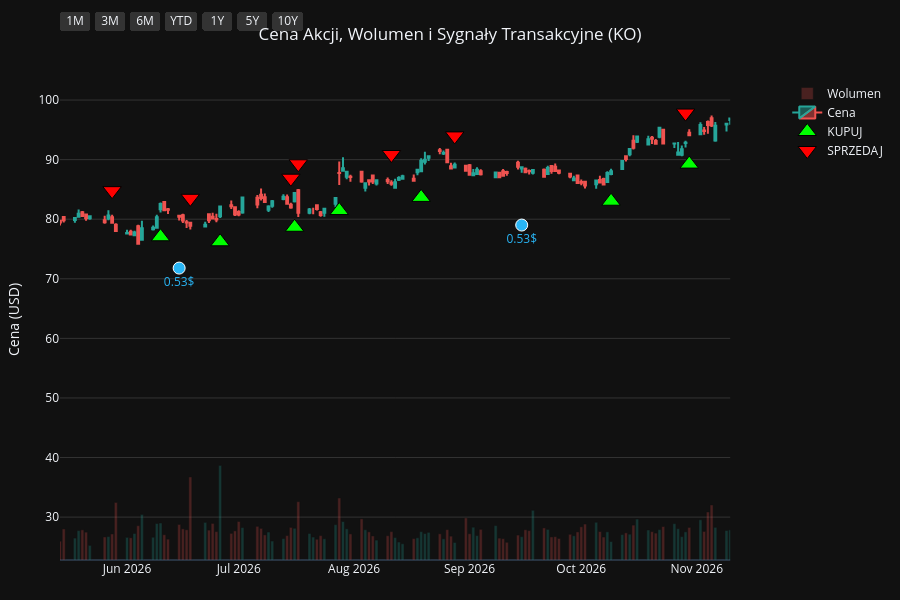
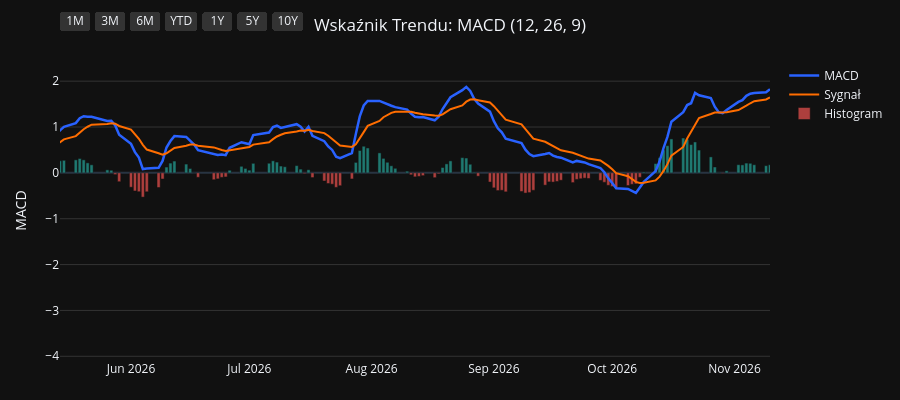
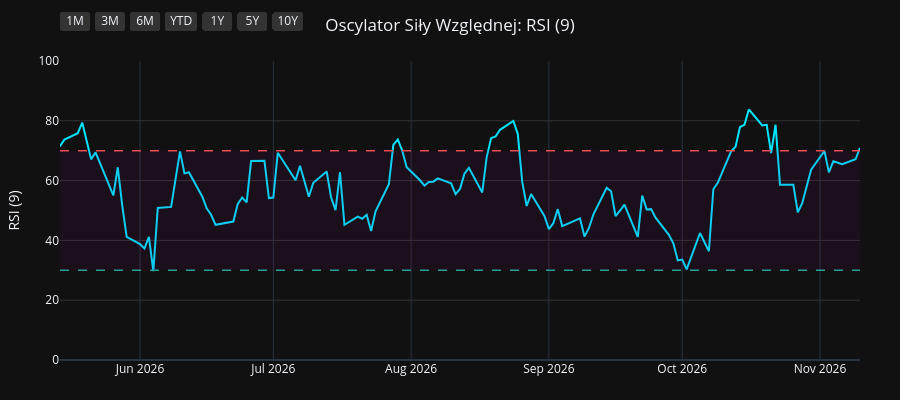
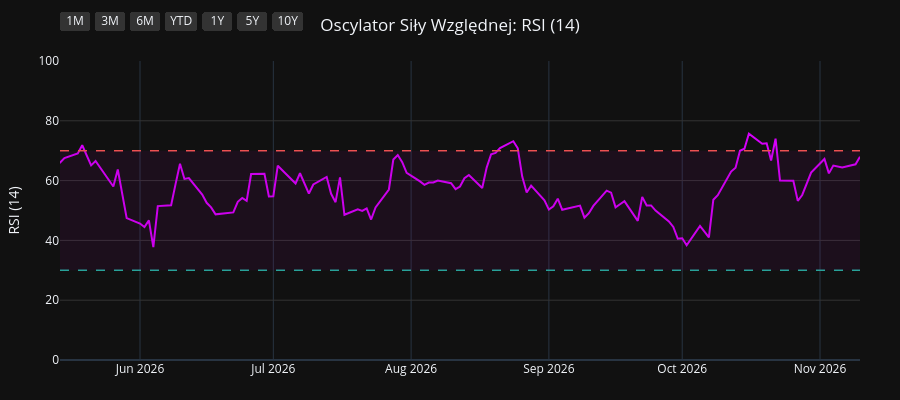

Notebook code for these charts, in order:
### Code cell
import os
import yfinance as yf
import pandas as pd
import pandas_ta as ta
import plotly.graph_objects as go
from plotly.subplots import make_subplots

# 1. Pobranie i przygotowanie danych
symbol = os.environ.get("STOCK_TICKER", "").strip().upper()
if not symbol:
    raise RuntimeError("Set STOCK_TICKER before running price_extractor.ipynb")
df = yf.Ticker(symbol).history(period="10y")
df.index = df.index.tz_localize(None)

# Wskaźniki i sygnały
df.ta.macd(fast=12, slow=26, signal=9, append=True)
df.ta.rsi(length=9, append=True)
df.ta.rsi(length=14, append=True)
df.ta.rsi(length=21, append=True)
df.dropna(inplace=True)

macd = df['MACD_12_26_9']
signal = df['MACDs_12_26_9']
wczorajszy_macd = macd.shift(1)
wczorajszy_signal = signal.shift(1)

df['Decyzja'] = 'BRAK'
df.loc[(macd > signal) & (wczorajszy_macd <= wczorajszy_signal), 'Decyzja'] = 'KUPUJ'
df.loc[(macd < signal) & (wczorajszy_macd >= wczorajszy_signal), 'Decyzja'] = 'SPRZEDAJ'

df_kupuj = df[df['Decyzja'] == 'KUPUJ']
df_sprzedaj = df[df['Decyzja'] == 'SPRZEDAJ']
df_dywidendy = df[df['Dividends'] > 0]
df_splity = df[df['Stock Splits'] > 0]

# Wspólna konfiguracja osi X
konfiguracja_osi_x = dict(
    type="date",
    showspikes=True, spikemode="across", spikesnap="cursor", spikedash="dot", spikecolor="#ffffff", spikethickness=1, hoverformat="%Y-%m-%d",
    rangeselector=dict(
        buttons=list([
            dict(count=1, label="1M", step="month", stepmode="backward"),
            dict(count=3, label="3M", step="month", stepmode="backward"),
            dict(count=6, label="6M", step="month", stepmode="backward"),
            dict(count=1, label="YTD", step="year", stepmode="todate"),
            dict(count=1, label="1Y", step="year", stepmode="backward"),
            dict(count=5, label="5Y", step="year", stepmode="backward"),
            dict(step="all", label="10Y")
        ]),
        bgcolor="#333333", activecolor="#2962ff", x=0, y=1.1
    )
)

# ==========================================
# WYKRES 1: CENA + WOLUMEN + SYGNAŁY
# ==========================================
fig1 = make_subplots(specs=[[{"secondary_y": True}]])

kolory_wolumenu = ['#26a69a' if row['Close'] >= row['Open'] else '#ef5350' for index, row in df.iterrows()]
fig1.add_trace(go.Bar(x=df.index, y=df['Volume'], marker_color=kolory_wolumenu, opacity=0.25, name='Wolumen'), secondary_y=True)
fig1.add_trace(go.Candlestick(x=df.index, open=df['Open'], high=df['High'], low=df['Low'], close=df['Close'], name='Cena', increasing_line_color='#26a69a', decreasing_line_color='#ef5350'), secondary_y=False)
fig1.add_trace(go.Scatter(x=df_kupuj.index, y=df_kupuj['Low'] * 0.95, customdata=df_kupuj[['Low', 'High']], mode='markers', marker=dict(symbol='triangle-up', size=16, color='#00ff00', line=dict(width=1, color='black')), name='KUPUJ', hovertemplate='KUPUJ<br>Najniższa: %{customdata[0]:.2f}<br>Najwyższa: %{customdata[1]:.2f}<extra></extra>'), secondary_y=False)
fig1.add_trace(go.Scatter(x=df_sprzedaj.index, y=df_sprzedaj['High'] * 1.05, customdata=df_sprzedaj[['Low', 'High']], mode='markers', marker=dict(symbol='triangle-down', size=16, color='#ff0000', line=dict(width=1, color='black')), name='SPRZEDAJ', hovertemplate='SPRZEDAJ<br>Najniższa: %{customdata[0]:.2f}<br>Najwyższa: %{customdata[1]:.2f}<extra></extra>'), secondary_y=False)

if not df_dywidendy.empty:
    fig1.add_trace(go.Scatter(x=df_dywidendy.index, y=df_dywidendy['Low'] * 0.90, mode='markers+text', marker=dict(symbol='circle', size=12, color='#29b6f6', line=dict(width=1, color='white')), text=df_dywidendy['Dividends'].apply(lambda x: f"{x}$"), textposition="bottom center", name='Dywidenda', showlegend=False, hovertemplate='Dywidenda: %{text}<extra></extra>', textfont=dict(color="#29b6f6")), secondary_y=False)
if not df_splity.empty:
                    fig1.add_trace(go.Scatter(x=df_splity.index, y=df_splity['High'], mode='markers+text', marker=dict(symbol='star', size=16, color='#ffee58', line=dict(width=1, color='black')), text=df_splity['Stock Splits'].apply(lambda x: f"{x:g}:1" if x >= 1 else f"1:{1 / x:g}"), textposition="top center", name='Split', hovertemplate='%{text}<extra></extra>', textfont=dict(color="#ffee58")), secondary_y=False)

fig1.update_layout(title=dict(text=f"Cena Akcji, Wolumen i Sygnały Transakcyjne ({symbol})", x=0.5, xanchor='center'), dragmode='pan', xaxis_rangeslider_visible=False, template='plotly_dark', height=600, hovermode='x unified', margin=dict(l=60, r=40, t=60, b=40))
fig1.update_xaxes(**konfiguracja_osi_x)
fig1.update_xaxes(range=[df.index.max() - pd.Timedelta(days=180), df.index.max()])
fig1.update_yaxes(title_text="Cena (USD)", secondary_y=False, gridcolor='#333333')
fig1.update_yaxes(range=[0, df['Volume'].max() * 4], showgrid=False, showticklabels=False, secondary_y=True)
fig1.show(config={'scrollZoom': True})

# ==========================================
# WYKRES 2: WSKAŹNIK MACD
# ==========================================
fig2 = go.Figure()
fig2.add_trace(go.Scatter(x=df.index, y=df['MACD_12_26_9'], line=dict(color='#2962ff', width=2.5), name='MACD'))
fig2.add_trace(go.Scatter(x=df.index, y=df['MACDs_12_26_9'], line=dict(color='#ff6d00', width=2), name='Sygnał'))
kolory_macd = ['#26a69a' if val >= 0 else '#ef5350' for val in df['MACDh_12_26_9']]
fig2.add_trace(go.Bar(x=df.index, y=df['MACDh_12_26_9'], marker_color=kolory_macd, name='Histogram', opacity=0.7))
fig2.update_layout(title=dict(text="Wskaźnik Trendu: MACD (12, 26, 9)", x=0.5, xanchor='center'), dragmode='pan', xaxis_rangeslider_visible=False, template='plotly_dark', height=400, hovermode='x unified', margin=dict(l=60, r=40, t=60, b=40))
fig2.update_xaxes(**konfiguracja_osi_x)
fig2.update_xaxes(range=[df.index.max() - pd.Timedelta(days=180), df.index.max()])
fig2.update_yaxes(title_text="MACD", gridcolor='#333333')
fig2.show(config={'scrollZoom': True})

# ==========================================
# WYKRES 3: OSCYLATOR RSI (9)
# ==========================================
fig3 = go.Figure()
fig3.add_trace(go.Scatter(x=df.index, y=df['RSI_9'], line=dict(color='#00e5ff', width=2), name='RSI (9)'))
fig3.add_hline(y=70, line_dash="dash", line_color="#ef5350", line_width=1.5)
fig3.add_hline(y=30, line_dash="dash", line_color="#26a69a", line_width=1.5)
fig3.add_hrect(y0=30, y1=70, line_width=0, fillcolor="purple", opacity=0.1)
fig3.update_layout(title=dict(text="Oscylator Siły Względnej: RSI (9)", x=0.5, xanchor='center'), dragmode='pan', xaxis_rangeslider_visible=False, template='plotly_dark', height=400, hovermode='x unified', margin=dict(l=60, r=40, t=60, b=40))
fig3.update_xaxes(**konfiguracja_osi_x)
fig3.update_xaxes(range=[df.index.max() - pd.Timedelta(days=180), df.index.max()])
fig3.update_yaxes(title_text="RSI (9)", range=[0, 100], gridcolor='#333333')
fig3.show(config={'scrollZoom': True})

# ==========================================
# WYKRES 4: OSCYLATOR RSI (14)
# ==========================================
fig4 = go.Figure()
fig4.add_trace(go.Scatter(x=df.index, y=df['RSI_14'], line=dict(color='#d500f9', width=2), name='RSI (14)'))
fig4.add_hline(y=70, line_dash="dash", line_color="#ef5350", line_width=1.5)
fig4.add_hline(y=30, line_dash="dash", line_color="#26a69a", line_width=1.5)
fig4.add_hrect(y0=30, y1=70, line_width=0, fillcolor="purple", opacity=0.1)
fig4.update_layout(title=dict(text="Oscylator Siły Względnej: RSI (14)", x=0.5, xanchor='center'), dragmode='pan', xaxis_rangeslider_visible=False, template='plotly_dark', height=400, hovermode='x unified', margin=dict(l=60, r=40, t=60, b=40))
fig4.update_xaxes(**konfiguracja_osi_x)
fig4.update_xaxes(range=[df.index.max() - pd.Timedelta(days=180), df.index.max()])
fig4.update_yaxes(title_text="RSI (14)", range=[0, 100], gridcolor='#333333')
fig4.show(config={'scrollZoom': True})

# ==========================================
# WYKRES 5: OSCYLATOR RSI (21)
# ==========================================
fig5 = go.Figure()
fig5.add_trace(go.Scatter(x=df.index, y=df['RSI_21'], line=dict(color='#64dd17', width=2), name='RSI (21)'))
fig5.add_hline(y=70, line_dash="dash", line_color="#ef5350", line_width=1.5)
fig5.add_hline(y=30, line_dash="dash", line_color="#26a69a", line_width=1.5)
fig5.add_hrect(y0=30, y1=70, line_width=0, fillcolor="purple", opacity=0.1)
fig5.update_layout(title=dict(text="Oscylator Siły Względnej: RSI (21)", x=0.5, xanchor='center'), dragmode='pan', xaxis_rangeslider_visible=False, template='plotly_dark', height=400, hovermode='x unified', margin=dict(l=60, r=40, t=60, b=40))
fig5.update_xaxes(**konfiguracja_osi_x)
fig5.update_xaxes(range=[df.index.max() - pd.Timedelta(days=180), df.index.max()])
fig5.update_yaxes(title_text="RSI (21)", range=[0, 100], gridcolor='#333333')
fig5.show(config={'scrollZoom': True})

### Figure 1 — Plotly figure (JSON) as saved in the notebook; plotly's stock layout.template omitted (floating-point values rounded to 4 significant figures; data arrays with more than 128 entries replaced by an {"elided": "..."} marker saying what was removed)
{"data": [{"marker": {"color": {"elided": "2479 str values"}}, "name": "Wolumen", "opacity": 0.25, "type": "bar", "x": {"elided": "2479 str values"}, "xaxis": "x", "y": {"elided": "2479 int values"}, "yaxis": "y2"}, {"close": {"elided": "2479 float values"}, "decreasing": {"line": {"color": "#ef5350"}}, "high": {"elided": "2479 float values"}, "increasing": {"line": {"color": "#26a69a"}}, "low": {"elided": "2479 float values"}, "name": "Cena", "open": {"elided": "2479 float values"}, "type": "candlestick", "x": {"elided": "2479 str values"}, "xaxis": "x", "yaxis": "y"}, {"customdata": {"elided": "103x2 float values"}, "hovertemplate": "KUPUJ<br>Najniższa: %{customdata[0]:.2f}<br>Najwyższa: %{customdata[1]:.2f}<extra></extra>", "marker": {"color": "#00ff00", "line": {"color": "black", "width": 1}, "size": 16, "symbol": "triangle-up"}, "mode": "markers", "name": "KUPUJ", "type": "scatter", "x": ["2017-01-24T00:00:00", "2017-02-07T00:00:00", "2017-02-22T00:00:00", "2017-03-28T00:00:00", "2017-04-04T00:00:00", "2017-04-12T00:00:00", "2017-04-17T00:00:00", "2017-05-04T00:00:00", "2017-05-17T00:00:00", "2017-05-22T00:00:00", "2017-07-21T00:00:00", "2017-08-15T00:00:00", "2017-09-06T00:00:00", "2017-10-10T00:00:00", "2017-11-10T00:00:00", "2017-12-04T00:00:00", "2017-12-15T00:00:00", "2018-01-05T00:00:00", "2018-03-05T00:00:00", "2018-03-28T00:00:00", "2018-05-18T00:00:00", "2018-07-03T00:00:00", "2018-09-11T00:00:00", "2018-09-28T00:00:00", "2018-10-19T00:00:00", "2019-01-14T00:00:00", "2019-03-11T00:00:00", "2019-05-16T00:00:00", "2019-05-22T00:00:00", "2019-06-04T00:00:00", "2019-06-20T00:00:00", "2019-07-23T00:00:00", "2019-08-15T00:00:00", "2019-10-18T00:00:00", "2019-10-31T00:00:00", "2019-11-19T00:00:00", "2020-01-13T00:00:00", "2020-03-30T00:00:00", "2020-05-08T00:00:00", "2020-05-20T00:00:00", "2020-07-13T00:00:00", "2020-08-12T00:00:00", "2020-08-28T00:00:00", "2020-10-09T00:00:00", "2020-10-22T00:00:00", "2020-11-09T00:00:00", "2020-12-30T00:00:00", "2021-02-02T00:00:00", "2021-04-20T00:00:00", "2021-05-27T00:00:00", "2021-07-12T00:00:00", "2021-10-07T00:00:00", "2021-12-08T00:00:00", "2022-02-08T00:00:00", "2022-02-18T00:00:00", "2022-02-25T00:00:00", "2022-03-02T00:00:00", "2022-03-21T00:00:00", "2022-05-17T00:00:00", "2022-05-27T00:00:00", "2022-06-23T00:00:00", "2022-07-27T00:00:00", "2022-08-15T00:00:00", "2022-10-13T00:00:00", "2023-01-31T00:00:00", "2023-02-13T00:00:00", "2023-02-17T00:00:00", "2023-06-13T00:00:00", "2023-07-05T00:00:00", "2023-07-14T00:00:00", "2023-09-19T00:00:00", "2023-10-17T00:00:00", "2024-01-03T00:00:00", "2024-02-02T00:00:00", "2024-02-21T00:00:00", "2024-03-13T00:00:00", "2024-04-22T00:00:00", "2024-06-05T00:00:00", "2024-06-25T00:00:00", "2024-07-16T00:00:00", "2024-08-26T00:00:00", "2024-11-21T00:00:00", "2025-01-14T00:00:00", "2025-04-01T00:00:00", "2025-04-14T00:00:00", "2025-05-20T00:00:00", "2025-06-10T00:00:00", "2025-07-01T00:00:00", "2025-08-06T00:00:00", "2025-09-30T00:00:00", "2025-11-10T00:00:00", "2026-01-12T00:00:00", "2026-02-27T00:00:00", "2026-04-02T00:00:00", "2026-04-24T00:00:00", "2026-04-28T00:00:00", "2026-06-10T00:00:00", "2026-06-26T00:00:00", "2026-07-16T00:00:00", "2026-07-28T00:00:00", "2026-08-19T00:00:00", "2026-10-09T00:00:00", "2026-10-30T00:00:00"], "xaxis": "x", "y": [29.14, 29.28, 29.09, 29.94, 30.03, 30.13, 30.33, 30.77, 30.98, 31.06, 31.93, 32.73, 32.73, 32.8, 33.24, 33.24, 33.44, 33.26, 31.59, 31.51, 30.83, 32.52, 33.92, 34.27, 34.17, 35.31, 33.89, 37.3, 36.93, 37.61, 39.23, 40.3, 40.66, 41.9, 41.44, 40.68, 42.96, 33.66, 35.1, 35.21, 35.48, 37.97, 38.3, 40.25, 40.08, 41.42, 43.32, 38.99, 43.5, 44.29, 44.2, 44.16, 44.96, 51.06, 51.27, 50.38, 51.09, 50.21, 54.18, 53.45, 51.4, 51.87, 53.36, 45.88, 51.52, 50.86, 50.56, 51.52, 52.01, 51.95, 50.47, 46.37, 52.49, 52.9, 53.43, 53.4, 52.88, 56.09, 56.67, 56.56, 62.22, 56.55, 55.49, 64.92, 64.68, 65.14, 65.44, 65.11, 63.03, 61.04, 64.26, 65.46, 75.32, 71.42, 71.47, 73.26, 77.05, 76.21, 78.65, 81.45, 83.66, 83.02, 89.25], "yaxis": "y"}, {"customdata": {"elided": "102x2 float values"}, "hovertemplate": "SPRZEDAJ<br>Najniższa: %{customdata[0]:.2f}<br>Najwyższa: %{customdata[1]:.2f}<extra></extra>", "marker": {"color": "#ff0000", "line": {"color": "black", "width": 1}, "size": 16, "symbol": "triangle-down"}, "mode": "markers", "name": "SPRZEDAJ", "type": "scatter", "x": ["2017-02-01T00:00:00", "2017-02-09T00:00:00", "2017-03-27T00:00:00", "2017-04-03T00:00:00", "2017-04-05T00:00:00", "2017-04-13T00:00:00", "2017-04-26T00:00:00", "2017-05-11T00:00:00", "2017-05-18T00:00:00", "2017-06-08T00:00:00", "2017-08-11T00:00:00", "2017-08-18T00:00:00", "2017-09-20T00:00:00", "2017-10-27T00:00:00", "2017-11-17T00:00:00", "2017-12-08T00:00:00", "2017-12-22T00:00:00", "2018-02-02T00:00:00", "2018-03-22T00:00:00", "2018-04-24T00:00:00", "2018-06-21T00:00:00", "2018-08-08T00:00:00", "2018-09-27T00:00:00", "2018-10-03T00:00:00", "2018-11-21T00:00:00", "2019-02-14T00:00:00", "2019-05-07T00:00:00", "2019-05-21T00:00:00", "2019-05-29T00:00:00", "2019-06-19T00:00:00", "2019-06-26T00:00:00", "2019-08-01T00:00:00", "2019-09-09T00:00:00", "2019-10-29T00:00:00", "2019-11-04T00:00:00", "2020-01-03T00:00:00", "2020-02-18T00:00:00", "2020-05-06T00:00:00", "2020-05-12T00:00:00", "2020-06-12T00:00:00", "2020-08-03T00:00:00", "2020-08-19T00:00:00", "2020-09-21T00:00:00", "2020-10-19T00:00:00", "2020-10-26T00:00:00", "2020-11-27T00:00:00", "2021-01-04T00:00:00", "2021-04-13T00:00:00", "2021-04-26T00:00:00", "2021-06-15T00:00:00", "2021-08-04T00:00:00", "2021-11-16T00:00:00", "2022-01-19T00:00:00", "2022-02-09T00:00:00", "2022-02-24T00:00:00", "2022-03-01T00:00:00", "2022-03-07T00:00:00", "2022-04-29T00:00:00", "2022-05-18T00:00:00", "2022-05-31T00:00:00", "2022-07-15T00:00:00", "2022-08-09T00:00:00", "2022-08-25T00:00:00", "2022-12-09T00:00:00", "2023-02-03T00:00:00", "2023-02-15T00:00:00", "2023-04-26T00:00:00", "2023-06-30T00:00:00", "2023-07-07T00:00:00", "2023-08-03T00:00:00", "2023-09-22T00:00:00", "2023-12-15T00:00:00", "2024-01-18T00:00:00", "2024-02-06T00:00:00", "2024-02-29T00:00:00", "2024-04-03T00:00:00", "2024-05-20T00:00:00", "2024-06-12T00:00:00", "2024-07-02T00:00:00", "2024-08-14T00:00:00", "2024-09-06T00:00:00", "2025-01-02T00:00:00", "2025-03-05T00:00:00", "2025-04-07T00:00:00", "2025-04-28T00:00:00", "2025-06-04T00:00:00", "2025-06-16T00:00:00", "2025-07-09T00:00:00", "2025-08-25T00:00:00", "2025-11-03T00:00:00", "2025-12-02T00:00:00", "2026-02-26T00:00:00", "2026-03-02T00:00:00", "2026-04-15T00:00:00", "2026-04-27T00:00:00", "2026-05-28T00:00:00", "2026-06-18T00:00:00", "2026-07-15T00:00:00", "2026-07-17T00:00:00", "2026-08-11T00:00:00", "2026-08-28T00:00:00", "2026-10-29T00:00:00"], "xaxis": "x", "y": [32.35, 32.63, 33.17, 33.4, 33.58, 33.75, 34.03, 34.22, 34.44, 35.66, 36.26, 36.26, 36.75, 36.89, 36.93, 36.71, 36.71, 38.06, 35.12, 35.71, 35.38, 38.04, 38.05, 38.36, 40.74, 39.0, 40.46, 41.08, 41.08, 43.26, 43.6, 44.92, 46.5, 45.64, 45.93, 47.12, 51.35, 39.44, 39.63, 40.34, 41.31, 42.2, 43.98, 44.38, 44.41, 46.77, 48.41, 47.62, 48.71, 50.23, 51.27, 51.65, 55.92, 56.97, 55.41, 57.36, 56.74, 60.82, 60.35, 59.24, 58.42, 58.74, 60.03, 60.08, 56.86, 56.4, 60.48, 57.67, 57.81, 59.36, 55.83, 57.44, 58.47, 58.3, 58.87, 59.1, 61.66, 62.33, 62.5, 67.94, 70.68, 62.78, 70.77, 69.93, 72.83, 72.41, 72.7, 71.31, 71.29, 70.46, 73.95, 83.32, 83.84, 78.55, 79.55, 84.79, 83.51, 86.88, 89.31, 90.86, 93.98, 97.82], "yaxis": "y"}, {"hovertemplate": "Dywidenda: %{text}<extra></extra>", "marker": {"color": "#29b6f6", "line": {"color": "white", "width": 1}, "size": 12, "symbol": "circle"}, "mode": "markers+text", "name": "Dywidenda", "showlegend": false, "text": ["0.37$", "0.37$", "0.37$", "0.37$", "0.39$", "0.39$", "0.39$", "0.39$", "0.4$", "0.4$", "0.4$", "0.4$", "0.41$", "0.41$", "0.41$", "0.41$", "0.42$", "0.42$", "0.42$", "0.42$", "0.44$", "0.44$", "0.44$", "0.44$", "0.46$", "0.46$", "0.46$", "0.46$", "0.485$", "0.485$", "0.485$", "0.485$", "0.51$", "0.51$", "0.51$", "0.51$", "0.53$", "0.53$", "0.53$"], "textfont": {"color": "#29b6f6"}, "textposition": "bottom center", "type": "scatter", "x": ["2017-03-13T00:00:00", "2017-06-13T00:00:00", "2017-09-14T00:00:00", "2017-11-30T00:00:00", "2018-03-14T00:00:00", "2018-06-14T00:00:00", "2018-09-13T00:00:00", "2018-11-29T00:00:00", "2019-03-14T00:00:00", "2019-06-13T00:00:00", "2019-09-13T00:00:00", "2019-11-29T00:00:00", "2020-03-13T00:00:00", "2020-06-12T00:00:00", "2020-09-14T00:00:00", "2020-11-30T00:00:00", "2021-03-12T00:00:00", "2021-06-14T00:00:00", "2021-09-14T00:00:00", "2021-11-30T00:00:00", "2022-03-14T00:00:00", "2022-06-14T00:00:00", "2022-09-15T00:00:00", "2022-11-30T00:00:00", "2023-03-16T00:00:00", "2023-06-15T00:00:00", "2023-09-14T00:00:00", "2023-11-30T00:00:00", "2024-03-14T00:00:00", "2024-06-14T00:00:00", "2024-09-13T00:00:00", "2024-11-29T00:00:00", "2025-03-14T00:00:00", "2025-06-13T00:00:00", "2025-09-15T00:00:00", "2025-12-01T00:00:00", "2026-03-13T00:00:00", "2026-06-15T00:00:00", "2026-09-15T00:00:00"], "xaxis": "x", "y": [28.1, 30.33, 31.35, 30.98, 30.36, 30.48, 32.28, 34.86, 32.77, 36.75, 39.42, 39.09, 34.53, 33.65, 38.11, 38.8, 38.45, 42.6, 43.19, 41.09, 45.77, 46.65, 47.55, 49.81, 48.53, 49.42, 48.04, 47.93, 50.66, 52.48, 59.99, 54.69, 59.07, 61.54, 57.95, 63.5, 68.62, 71.8, 79.02], "yaxis": "y"}], "layout": {"dragmode": "pan", "height": 600, "hovermode": "x unified", "margin": {"b": 40, "l": 60, "r": 40, "t": 60}, "title": {"text": "Cena Akcji, Wolumen i Sygnały Transakcyjne (KO)", "x": 0.5, "xanchor": "center"}, "xaxis": {"anchor": "y", "domain": [0.0, 0.94], "hoverformat": "%Y-%m-%d", "range": ["2026-05-14T00:00:00", "2026-11-10T00:00:00"], "rangeselector": {"activecolor": "#2962ff", "bgcolor": "#333333", "buttons": [{"count": 1, "label": "1M", "step": "month", "stepmode": "backward"}, {"count": 3, "label": "3M", "step": "month", "stepmode": "backward"}, {"count": 6, "label": "6M", "step": "month", "stepmode": "backward"}, {"count": 1, "label": "YTD", "step": "year", "stepmode": "todate"}, {"count": 1, "label": "1Y", "step": "year", "stepmode": "backward"}, {"count": 5, "label": "5Y", "step": "year", "stepmode": "backward"}, {"label": "10Y", "step": "all"}], "x": 0, "y": 1.1}, "rangeslider": {"visible": false}, "showspikes": true, "spikecolor": "#ffffff", "spikedash": "dot", "spikemode": "across", "spikesnap": "cursor", "spikethickness": 1, "type": "date"}, "yaxis": {"anchor": "x", "domain": [0.0, 1.0], "gridcolor": "#333333", "title": {"text": "Cena (USD)"}}, "yaxis2": {"anchor": "x", "overlaying": "y", "range": [0, 271382800], "showgrid": false, "showticklabels": false, "side": "right"}}}

### Figure 2 — Plotly figure (JSON) as saved in the notebook; plotly's stock layout.template omitted (floating-point values rounded to 4 significant figures; data arrays with more than 128 entries replaced by an {"elided": "..."} marker saying what was removed)
{"data": [{"line": {"color": "#2962ff", "width": 2.5}, "name": "MACD", "type": "scatter", "x": {"elided": "2479 str values"}, "y": {"elided": "2479 float values"}}, {"line": {"color": "#ff6d00", "width": 2}, "name": "Sygnał", "type": "scatter", "x": {"elided": "2479 str values"}, "y": {"elided": "2479 float values"}}, {"marker": {"color": {"elided": "2479 str values"}}, "name": "Histogram", "opacity": 0.7, "type": "bar", "x": {"elided": "2479 str values"}, "y": {"elided": "2479 float values"}}], "layout": {"dragmode": "pan", "height": 400, "hovermode": "x unified", "margin": {"b": 40, "l": 60, "r": 40, "t": 60}, "title": {"text": "Wskaźnik Trendu: MACD (12, 26, 9)", "x": 0.5, "xanchor": "center"}, "xaxis": {"hoverformat": "%Y-%m-%d", "range": ["2026-05-14T00:00:00", "2026-11-10T00:00:00"], "rangeselector": {"activecolor": "#2962ff", "bgcolor": "#333333", "buttons": [{"count": 1, "label": "1M", "step": "month", "stepmode": "backward"}, {"count": 3, "label": "3M", "step": "month", "stepmode": "backward"}, {"count": 6, "label": "6M", "step": "month", "stepmode": "backward"}, {"count": 1, "label": "YTD", "step": "year", "stepmode": "todate"}, {"count": 1, "label": "1Y", "step": "year", "stepmode": "backward"}, {"count": 5, "label": "5Y", "step": "year", "stepmode": "backward"}, {"label": "10Y", "step": "all"}], "x": 0, "y": 1.1}, "rangeslider": {"visible": false}, "showspikes": true, "spikecolor": "#ffffff", "spikedash": "dot", "spikemode": "across", "spikesnap": "cursor", "spikethickness": 1, "type": "date"}, "yaxis": {"gridcolor": "#333333", "title": {"text": "MACD"}}}}

### Figure 3 — Plotly figure (JSON) as saved in the notebook; plotly's stock layout.template omitted (floating-point values rounded to 4 significant figures; data arrays with more than 128 entries replaced by an {"elided": "..."} marker saying what was removed)
{"data": [{"line": {"color": "#00e5ff", "width": 2}, "name": "RSI (9)", "type": "scatter", "x": {"elided": "2479 str values"}, "y": {"elided": "2479 float values"}}], "layout": {"dragmode": "pan", "height": 400, "hovermode": "x unified", "margin": {"b": 40, "l": 60, "r": 40, "t": 60}, "shapes": [{"line": {"color": "#ef5350", "dash": "dash", "width": 1.5}, "type": "line", "x0": 0, "x1": 1, "xref": "x domain", "y0": 70, "y1": 70, "yref": "y"}, {"line": {"color": "#26a69a", "dash": "dash", "width": 1.5}, "type": "line", "x0": 0, "x1": 1, "xref": "x domain", "y0": 30, "y1": 30, "yref": "y"}, {"fillcolor": "purple", "line": {"width": 0}, "opacity": 0.1, "type": "rect", "x0": 0, "x1": 1, "xref": "x domain", "y0": 30, "y1": 70, "yref": "y"}], "title": {"text": "Oscylator Siły Względnej: RSI (9)", "x": 0.5, "xanchor": "center"}, "xaxis": {"hoverformat": "%Y-%m-%d", "range": ["2026-05-14T00:00:00", "2026-11-10T00:00:00"], "rangeselector": {"activecolor": "#2962ff", "bgcolor": "#333333", "buttons": [{"count": 1, "label": "1M", "step": "month", "stepmode": "backward"}, {"count": 3, "label": "3M", "step": "month", "stepmode": "backward"}, {"count": 6, "label": "6M", "step": "month", "stepmode": "backward"}, {"count": 1, "label": "YTD", "step": "year", "stepmode": "todate"}, {"count": 1, "label": "1Y", "step": "year", "stepmode": "backward"}, {"count": 5, "label": "5Y", "step": "year", "stepmode": "backward"}, {"label": "10Y", "step": "all"}], "x": 0, "y": 1.1}, "rangeslider": {"visible": false}, "showspikes": true, "spikecolor": "#ffffff", "spikedash": "dot", "spikemode": "across", "spikesnap": "cursor", "spikethickness": 1, "type": "date"}, "yaxis": {"gridcolor": "#333333", "range": [0, 100], "title": {"text": "RSI (9)"}}}}

### Figure 4 — Plotly figure (JSON) as saved in the notebook; plotly's stock layout.template omitted (floating-point values rounded to 4 significant figures; data arrays with more than 128 entries replaced by an {"elided": "..."} marker saying what was removed)
{"data": [{"line": {"color": "#d500f9", "width": 2}, "name": "RSI (14)", "type": "scatter", "x": {"elided": "2479 str values"}, "y": {"elided": "2479 float values"}}], "layout": {"dragmode": "pan", "height": 400, "hovermode": "x unified", "margin": {"b": 40, "l": 60, "r": 40, "t": 60}, "shapes": [{"line": {"color": "#ef5350", "dash": "dash", "width": 1.5}, "type": "line", "x0": 0, "x1": 1, "xref": "x domain", "y0": 70, "y1": 70, "yref": "y"}, {"line": {"color": "#26a69a", "dash": "dash", "width": 1.5}, "type": "line", "x0": 0, "x1": 1, "xref": "x domain", "y0": 30, "y1": 30, "yref": "y"}, {"fillcolor": "purple", "line": {"width": 0}, "opacity": 0.1, "type": "rect", "x0": 0, "x1": 1, "xref": "x domain", "y0": 30, "y1": 70, "yref": "y"}], "title": {"text": "Oscylator Siły Względnej: RSI (14)", "x": 0.5, "xanchor": "center"}, "xaxis": {"hoverformat": "%Y-%m-%d", "range": ["2026-05-14T00:00:00", "2026-11-10T00:00:00"], "rangeselector": {"activecolor": "#2962ff", "bgcolor": "#333333", "buttons": [{"count": 1, "label": "1M", "step": "month", "stepmode": "backward"}, {"count": 3, "label": "3M", "step": "month", "stepmode": "backward"}, {"count": 6, "label": "6M", "step": "month", "stepmode": "backward"}, {"count": 1, "label": "YTD", "step": "year", "stepmode": "todate"}, {"count": 1, "label": "1Y", "step": "year", "stepmode": "backward"}, {"count": 5, "label": "5Y", "step": "year", "stepmode": "backward"}, {"label": "10Y", "step": "all"}], "x": 0, "y": 1.1}, "rangeslider": {"visible": false}, "showspikes": true, "spikecolor": "#ffffff", "spikedash": "dot", "spikemode": "across", "spikesnap": "cursor", "spikethickness": 1, "type": "date"}, "yaxis": {"gridcolor": "#333333", "range": [0, 100], "title": {"text": "RSI (14)"}}}}
